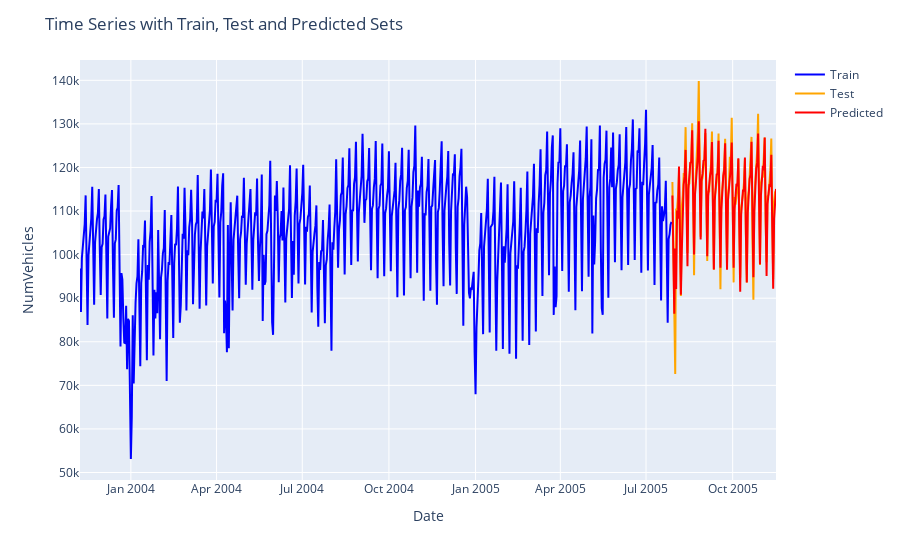

The code cell stored with this chart in its notebook:
### Code cell
fig = px.line()

# Plot training set in blue
fig.add_scatter(x=X_train.index, y=y_train, mode='lines', name='Train', line=dict(color='blue'))

# Plot test set in orange
fig.add_scatter(x=X_test.index, y=y_test, mode='lines', name='Test', line=dict(color='orange'))

fig.add_scatter(x=X_test.index, y=y_pred, mode='lines', name='Predicted', line=dict(color='red'))

fig.update_layout(title='Time Series with Train, Test and Predicted Sets',
                  xaxis_title='Date',
                  yaxis_title='NumVehicles')

fig.show()
